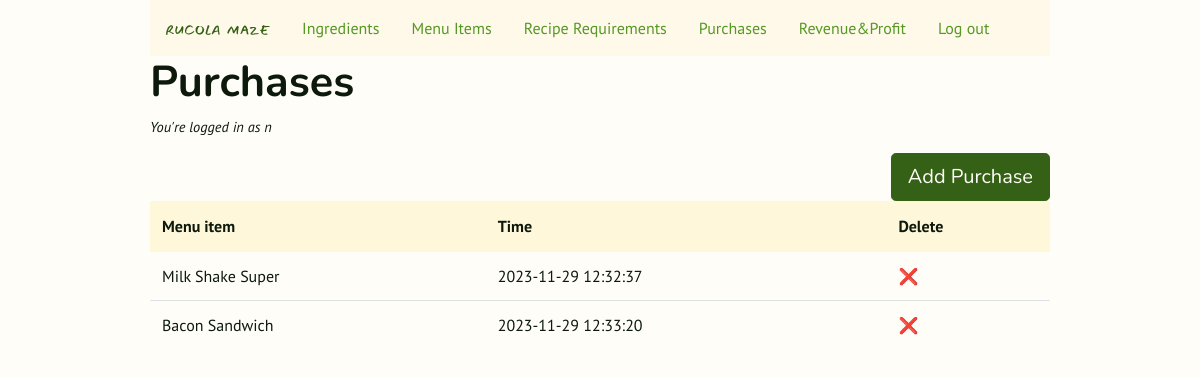
Page /purchases/ (signed in) on the committed database.
### rucola_maze/models.py (models this page shows, shortened)
class User(UserMixin, db.Model):
    id = mapped_column(db.Integer, primary_key=True)
    username = mapped_column(db.String(64), unique=True, index=True)
    email = mapped_column(db.String(128), index=True, unique=True)
    password_hash = mapped_column(db.String(128))
    joined_at = mapped_column(db.DateTime(), index=True, default=datetime.utcnow)

class Purchase(db.Model):
    id = mapped_column(db.Integer, primary_key=True)
    menu_item_id = mapped_column(db.Integer, db.ForeignKey("menu_item.id"))
    time = mapped_column(db.DateTime(), default=datetime.utcnow, index=True)

class MenuItem(db.Model):
    id = mapped_column(db.Integer, primary_key=True)
    title = mapped_column(db.String(128), unique=True, index=True)
    price_dollars = mapped_column(db.Integer)
    price_cents = mapped_column(db.Integer, default=0)
    in_recipe_requirements = db.relationship(
        "RecipeRequirement",
        backref="menu_item",
        lazy="dynamic",
        cascade="all, delete, delete-orphan",
    )
    purchases = db.relationship(
        "Purchase",
        backref="menu_item",
        lazy="dynamic",
        cascade="all, delete, delete-orphan",
    )
    def __str__(self):
        return self.title

### rucola_maze/inventory.py (the view)
@bp.route("/purchases/")
@login_required
def purchases():
    purchases = Purchase.query.all()
    return render_template("inventory/purchases.html", purchases=purchases)

### rucola_maze/models.py (called while the page is built)
@login_manager.user_loader
def load_user(user_id):
    return User.query.get(int(user_id))

### rucola_maze/templates/inventory/purchases.html (shortened to what this page needs)
{% extends 'base.html' %}
{% block content %}
<div class="h1">
    <h1>Purchases</h1>
</div>
<p class="small-text">You're logged in as {{ current_user.username }}</p>
<div><a class="btn btn-primary btn-lg right" href="{{ url_for('inventory.purchase_new') }}" role="button">Add
        Purchase</a>
</div>
<table class="table">
    <thead class="thead-light">
        <tr>
            <th>Menu item</th>
            <th>Time</th>
            <th>Delete</th>
        </tr>
    </thead>
    {% for purchase in purchases %}
    <tr>
        <td>{{ purchase.menu_item }}</td>
        <td>{{ purchase.time.strftime('%Y-%m-%d %H:%M:%S') }}</td>
        <td><a href="{{ url_for('inventory.purchase_delete', purchase_id = purchase.id) }}">❌</td>
    </tr>
    {% endfor %}
</table>
{% endblock %}

### rucola_maze/static/style.css (style rules this page uses)
body { font-family: PT Sans; color: #0C190B; background-color: #FFFDF8; width: 75%; margin: 0 auto; }
.small-text { font-size: 0.9em; font-style: italic; }
a { color: #559825; }
.h1 h1 { font-family: Nunito; font-weight: bold; font-size: 2.7rem; margin-top: 24; }
.btn-primary { background-color: #356116; color: #FFFDF8; font-family: Nunito; border-color: #356116; }
.right { float: right; }
.table .thead-light th { color: #0C190B; background-color: #FFF7DA; border-color: #FFF7DA; }

### rows in the picture
User: username "n"
Purchase: menu_item "Milk Shake Super", time "2023-11-29 12:32:37"
Purchase: menu_item "Bacon Sandwich", time "2023-11-29 12:33:20"
